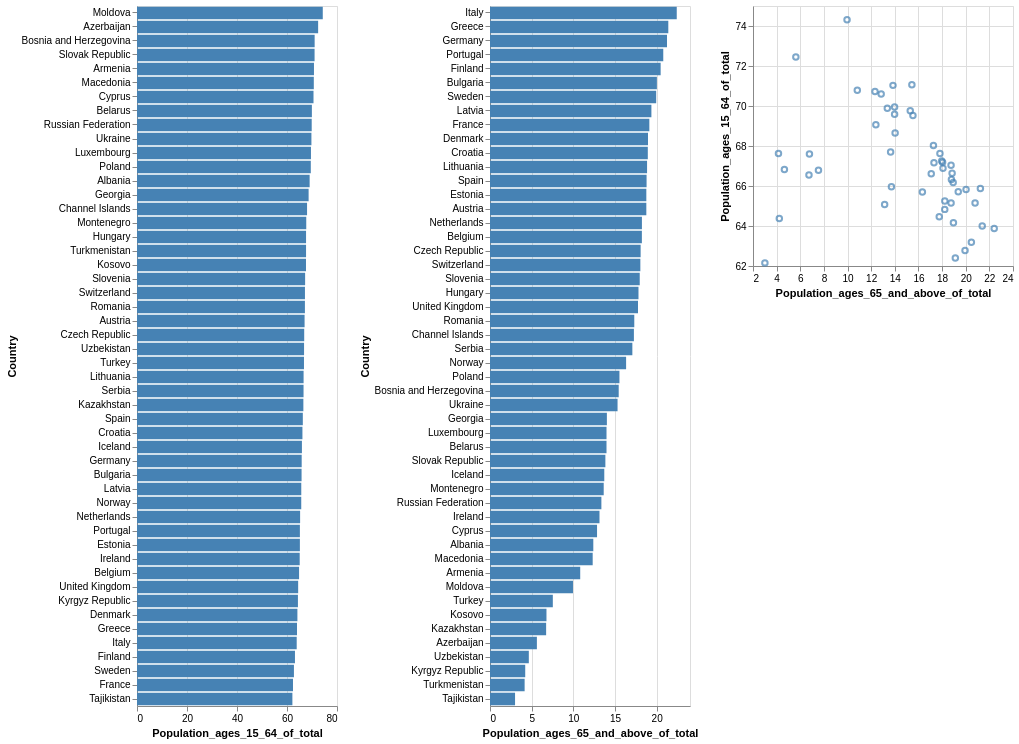

Describe this chart as a Vega-Lite specification.
### Vega specification from a JSON file in a GitHub repository (floating-point values rounded to 4 significant figures)
{"$schema": "https://vega.github.io/schema/vega/v5.json", "autosize": "pad", "padding": 5, "data": [{"name": "brush_store"}, {"name": "source_0", "values": [{"Code": "ALB", "Country": "Albania", "Population_ages_15_64_of_total": 69.06, "Population_ages_65_and_above_of_total": 12.4}, {"Code": "ARM", "Country": "Armenia", "Population_ages_15_64_of_total": 70.79, "Population_ages_65_and_above_of_total": 10.83}, {"Code": "AUT", "Country": "Austria", "Population_ages_15_64_of_total": 67.03, "Population_ages_65_and_above_of_total": 18.76}, {"Code": "AZE", "Country": "Azerbaijan", "Population_ages_15_64_of_total": 72.46, "Population_ages_65_and_above_of_total": 5.626}, {"Code": "BLR", "Country": "Belarus", "Population_ages_15_64_of_total": 69.95, "Population_ages_65_and_above_of_total": 13.98}, {"Code": "BEL", "Country": "Belgium", "Population_ages_15_64_of_total": 64.83, "Population_ages_65_and_above_of_total": 18.22}, {"Code": "BIH", "Country": "Bosnia and Herzegovina", "Population_ages_15_64_of_total": 71.06, "Population_ages_65_and_above_of_total": 15.44}, {"Code": "BGR", "Country": "Bulgaria", "Population_ages_15_64_of_total": 65.83, "Population_ages_65_and_above_of_total": 20.03}, {"Code": "CHI", "Country": "Channel Islands", "Population_ages_15_64_of_total": 68.02, "Population_ages_65_and_above_of_total": 17.27}, {"Code": "HRV", "Country": "Croatia", "Population_ages_15_64_of_total": 66.17, "Population_ages_65_and_above_of_total": 18.94}, {"Code": "CYP", "Country": "Cyprus", "Population_ages_15_64_of_total": 70.6, "Population_ages_65_and_above_of_total": 12.85}, {"Code": "CZE", "Country": "Czech Republic", "Population_ages_15_64_of_total": 66.88, "Population_ages_65_and_above_of_total": 18.08}, {"Code": "DNK", "Country": "Denmark", "Population_ages_15_64_of_total": 64.16, "Population_ages_65_and_above_of_total": 18.96}, {"Code": "EST", "Country": "Estonia", "Population_ages_15_64_of_total": 65.15, "Population_ages_65_and_above_of_total": 18.76}, {"Code": "FIN", "Country": "Finland", "Population_ages_15_64_of_total": 63.18, "Population_ages_65_and_above_of_total": 20.48}, {"Code": "FRA", "Country": "France", "Population_ages_15_64_of_total": 62.4, "Population_ages_65_and_above_of_total": 19.12}, {"Code": "GEO", "Country": "Georgia", "Population_ages_15_64_of_total": 68.65, "Population_ages_65_and_above_of_total": 14.03}, {"Code": "DEU", "Country": "Germany", "Population_ages_15_64_of_total": 65.87, "Population_ages_65_and_above_of_total": 21.24}, {"Code": "GRC", "Country": "Greece", "Population_ages_15_64_of_total": 64.0, "Population_ages_65_and_above_of_total": 21.4}, {"Code": "HUN", "Country": "Hungary", "Population_ages_15_64_of_total": 67.62, "Population_ages_65_and_above_of_total": 17.82}, {"Code": "ISL", "Country": "Iceland", "Population_ages_15_64_of_total": 65.97, "Population_ages_65_and_above_of_total": 13.71}, {"Code": "IRL", "Country": "Ireland", "Population_ages_15_64_of_total": 65.08, "Population_ages_65_and_above_of_total": 13.14}, {"Code": "ITA", "Country": "Italy", "Population_ages_15_64_of_total": 63.88, "Population_ages_65_and_above_of_total": 22.41}, {"Code": "KAZ", "Country": "Kazakhstan", "Population_ages_15_64_of_total": 66.55, "Population_ages_65_and_above_of_total": 6.736}, {"Code": "XKX", "Country": "Kosovo", "Population_ages_15_64_of_total": 67.6, "Population_ages_65_and_above_of_total": 6.776}, {"Code": "KGZ", "Country": "Kyrgyz Republic", "Population_ages_15_64_of_total": 64.37, "Population_ages_65_and_above_of_total": 4.227}, {"Code": "LVA", "Country": "Latvia", "Population_ages_15_64_of_total": 65.71, "Population_ages_65_and_above_of_total": 19.37}, {"Code": "LTU", "Country": "Lithuania", "Population_ages_15_64_of_total": 66.64, "Population_ages_65_and_above_of_total": 18.85}, {"Code": "LUX", "Country": "Luxembourg", "Population_ages_15_64_of_total": 69.58, "Population_ages_65_and_above_of_total": 13.98}, {"Code": "MDA", "Country": "Moldova", "Population_ages_15_64_of_total": 74.31, "Population_ages_65_and_above_of_total": 9.958}, {"Code": "MNE", "Country": "Montenegro", "Population_ages_15_64_of_total": 67.7, "Population_ages_65_and_above_of_total": 13.65}, {"Code": "NLD", "Country": "Netherlands", "Population_ages_15_64_of_total": 65.25, "Population_ages_65_and_above_of_total": 18.23}, {"Code": "NOR", "Country": "Norway", "Population_ages_15_64_of_total": 65.7, "Population_ages_65_and_above_of_total": 16.33}, {"Code": "POL", "Country": "Poland", "Population_ages_15_64_of_total": 69.52, "Population_ages_65_and_above_of_total": 15.53}, {"Code": "PRT", "Country": "Portugal", "Population_ages_15_64_of_total": 65.16, "Population_ages_65_and_above_of_total": 20.79}, {"Code": "ROU", "Country": "Romania", "Population_ages_15_64_of_total": 67.17, "Population_ages_65_and_above_of_total": 17.31}, {"Code": "RUS", "Country": "Russian Federation", "Population_ages_15_64_of_total": 69.88, "Population_ages_65_and_above_of_total": 13.37}, {"Code": "SRB", "Country": "Serbia", "Population_ages_15_64_of_total": 66.62, "Population_ages_65_and_above_of_total": 17.08}, {"Code": "SVK", "Country": "Slovak Republic", "Population_ages_15_64_of_total": 71.03, "Population_ages_65_and_above_of_total": 13.85}, {"Code": "SVN", "Country": "Slovenia", "Population_ages_15_64_of_total": 67.25, "Population_ages_65_and_above_of_total": 17.97}, {"Code": "ESP", "Country": "Spain", "Population_ages_15_64_of_total": 66.33, "Population_ages_65_and_above_of_total": 18.79}, {"Code": "SWE", "Country": "Sweden", "Population_ages_15_64_of_total": 62.77, "Population_ages_65_and_above_of_total": 19.94}, {"Code": "CHE", "Country": "Switzerland", "Population_ages_15_64_of_total": 67.18, "Population_ages_65_and_above_of_total": 18.04}, {"Code": "TJK", "Country": "Tajikistan", "Population_ages_15_64_of_total": 62.16, "Population_ages_65_and_above_of_total": 3.006}, {"Code": "TUR", "Country": "Turkey", "Population_ages_15_64_of_total": 66.79, "Population_ages_65_and_above_of_total": 7.539}, {"Code": "TKM", "Country": "Turkmenistan", "Population_ages_15_64_of_total": 67.62, "Population_ages_65_and_above_of_total": 4.155}, {"Code": "UKR", "Country": "Ukraine", "Population_ages_15_64_of_total": 69.77, "Population_ages_65_and_above_of_total": 15.31}, {"Code": "GBR", "Country": "United Kingdom", "Population_ages_15_64_of_total": 64.47, "Population_ages_65_and_above_of_total": 17.76}, {"Code": "UZB", "Country": "Uzbekistan", "Population_ages_15_64_of_total": 66.82, "Population_ages_65_and_above_of_total": 4.658}, {"Code": "MKD", "Country": "Macedonia", "Population_ages_15_64_of_total": 70.72, "Population_ages_65_and_above_of_total": 12.32}]}, {"name": "data_1", "source": "source_0", "transform": [{"type": "filter", "expr": "datum[\"Population_ages_15_64_of_total\"] !== null && isFinite(datum[\"Population_ages_15_64_of_total\"])"}]}, {"name": "data_2", "source": "source_0", "transform": [{"type": "filter", "expr": "datum[\"Population_ages_65_and_above_of_total\"] !== null && isFinite(datum[\"Population_ages_65_and_above_of_total\"])"}]}, {"name": "data_3", "source": "source_0", "transform": [{"type": "filter", "expr": "datum[\"Population_ages_15_64_of_total\"] !== null && isFinite(datum[\"Population_ages_15_64_of_total\"]) && datum[\"Population_ages_65_and_above_of_total\"] !== null && isFinite(datum[\"Population_ages_65_and_above_of_total\"])"}]}], "signals": [{"name": "concat_0_width", "value": 200}, {"name": "concat_0_height", "value": 700}, {"name": "concat_1_width", "value": 200}, {"name": "concat_1_height", "value": 700}, {"name": "concat_2_width", "value": 260}, {"name": "concat_2_height", "value": 260}, {"name": "unit", "value": {}, "on": [{"events": "mousemove", "update": "isTuple(group()) ? group() : unit"}]}, {"name": "brush", "update": "vlSelectionResolve(\"brush_store\")"}], "layout": {"padding": 20, "bounds": "full", "align": "each"}, "marks": [{"type": "group", "name": "concat_0_group", "style": "cell", "encode": {"update": {"width": {"signal": "concat_0_width"}, "height": {"signal": "concat_0_height"}}}, "signals": [{"name": "brush_y", "value": [], "on": [{"events": {"source": "scope", "type": "mousedown", "filter": ["!event.item || event.item.mark.name !== \"brush_brush\""]}, "update": "[y(unit), y(unit)]"}, {"events": {"source": "window", "type": "mousemove", "consume": true, "between": [{"source": "scope", "type": "mousedown", "filter": ["!event.item || event.item.mark.name !== \"brush_brush\""]}, {"source": "window", "type": "mouseup"}]}, "update": "[brush_y[0], clamp(y(unit), 0, concat_0_height)]"}, {"events": {"signal": "brush_scale_trigger"}, "update": "[0, 0]"}, {"events": {"signal": "brush_translate_delta"}, "update": "clampRange(panLinear(brush_translate_anchor.extent_y, brush_translate_delta.y / span(brush_translate_anchor.extent_y)), 0, concat_0_height)"}, {"events": {"signal": "brush_zoom_delta"}, "update": "clampRange(zoomLinear(brush_y, brush_zoom_anchor.y, brush_zoom_delta), 0, concat_0_height)"}, {"events": [{"source": "scope", "type": "dblclick"}], "update": "[0, 0]"}]}, {"name": "brush_Country", "on": [{"events": {"signal": "brush_y"}, "update": "brush_y[0] === brush_y[1] ? null : invert(\"concat_0_y\", brush_y)"}]}, {"name": "brush_scale_trigger", "value": {}, "on": [{"events": [{"scale": "concat_0_y"}], "update": "(!isArray(brush_Country) || (invert(\"concat_0_y\", brush_y)[0] === brush_Country[0] && invert(\"concat_0_y\", brush_y)[1] === brush_Country[1])) ? brush_scale_trigger : {}"}]}, {"name": "brush_tuple", "on": [{"events": [{"signal": "brush_Country"}], "update": "brush_Country ? {unit: \"concat_0\", fields: brush_tuple_fields, values: [brush_Country]} : null"}]}, {"name": "brush_tuple_fields", "value": [{"field": "Country", "channel": "y", "type": "E"}]}, {"name": "brush_translate_anchor", "value": {}, "on": [{"events": [{"source": "scope", "type": "mousedown", "markname": "brush_brush"}], "update": "{x: x(unit), y: y(unit), extent_y: slice(brush_y)}"}]}, {"name": "brush_translate_delta", "value": {}, "on": [{"events": [{"source": "window", "type": "mousemove", "consume": true, "between": [{"source": "scope", "type": "mousedown", "markname": "brush_brush"}, {"source": "window", "type": "mouseup"}]}], "update": "{x: brush_translate_anchor.x - x(unit), y: brush_translate_anchor.y - y(unit)}"}]}, {"name": "brush_zoom_anchor", "on": [{"events": [{"source": "scope", "type": "wheel", "consume": true, "markname": "brush_brush"}], "update": "{x: x(unit), y: y(unit)}"}]}, {"name": "brush_zoom_delta", "on": [{"events": [{"source": "scope", "type": "wheel", "consume": true, "markname": "brush_brush"}], "force": true, "update": "pow(1.001, event.deltaY * pow(16, event.deltaMode))"}]}, {"name": "brush_modify", "update": "modify(\"brush_store\", brush_tuple, true)"}], "marks": [{"name": "brush_brush_bg", "type": "rect", "clip": true, "encode": {"enter": {"fill": {"value": "#333"}, "fillOpacity": {"value": 0.125}}, "update": {"x": [{"test": "data(\"brush_store\").length && data(\"brush_store\")[0].unit === \"concat_0\"", "value": 0}, {"value": 0}], "y": [{"test": "data(\"brush_store\").length && data(\"brush_store\")[0].unit === \"concat_0\"", "signal": "brush_y[0]"}, {"value": 0}], "x2": [{"test": "data(\"brush_store\").length && data(\"brush_store\")[0].unit === \"concat_0\"", "field": {"group": "width"}}, {"value": 0}], "y2": [{"test": "data(\"brush_store\").length && data(\"brush_store\")[0].unit === \"concat_0\"", "signal": "brush_y[1]"}, {"value": 0}]}}}, {"name": "concat_0_marks", "type": "rect", "style": ["bar"], "from": {"data": "data_1"}, "encode": {"update": {"fill": [{"test": "!(length(data(\"brush_store\"))) || (!(vlSelectionTest(\"brush_store\", datum)))", "value": "steelblue"}, {"value": "goldenrod"}], "x": {"scale": "concat_0_x", "field": "Population_ages_15_64_of_total"}, "x2": {"scale": "concat_0_x", "value": 0}, "y": {"scale": "concat_0_y", "field": "Country"}, "height": {"scale": "concat_0_y", "band": true}}}}, {"name": "brush_brush", "type": "rect", "clip": true, "encode": {"enter": {"fill": {"value": "transparent"}}, "update": {"x": [{"test": "data(\"brush_store\").length && data(\"brush_store\")[0].unit === \"concat_0\"", "value": 0}, {"value": 0}], "y": [{"test": "data(\"brush_store\").length && data(\"brush_store\")[0].unit === \"concat_0\"", "signal": "brush_y[0]"}, {"value": 0}], "x2": [{"test": "data(\"brush_store\").length && data(\"brush_store\")[0].unit === \"concat_0\"", "field": {"group": "width"}}, {"value": 0}], "y2": [{"test": "data(\"brush_store\").length && data(\"brush_store\")[0].unit === \"concat_0\"", "signal": "brush_y[1]"}, {"value": 0}], "stroke": [{"test": "brush_y[0] !== brush_y[1]", "value": "white"}, {"value": null}]}}}], "axes": [{"scale": "concat_0_x", "orient": "bottom", "gridScale": "concat_0_y", "grid": true, "tickCount": {"signal": "ceil(concat_0_width/40)"}, "domain": false, "labels": false, "maxExtent": 0, "minExtent": 0, "ticks": false, "zindex": 0}, {"scale": "concat_0_x", "orient": "bottom", "grid": false, "title": "Population_ages_15_64_of_total", "labelFlush": true, "labelOverlap": true, "tickCount": {"signal": "ceil(concat_0_width/40)"}, "zindex": 0}, {"scale": "concat_0_y", "orient": "left", "grid": false, "title": "Country", "labelOverlap": true, "zindex": 0}]}, {"type": "group", "name": "concat_1_group", "style": "cell", "encode": {"update": {"width": {"signal": "concat_1_width"}, "height": {"signal": "concat_1_height"}}}, "signals": [{"name": "brush_y", "value": [], "on": [{"events": {"source": "scope", "type": "mousedown", "filter": ["!event.item || event.item.mark.name !== \"brush_brush\""]}, "update": "[y(unit), y(unit)]"}, {"events": {"source": "window", "type": "mousemove", "consume": true, "between": [{"source": "scope", "type": "mousedown", "filter": ["!event.item || event.item.mark.name !== \"brush_brush\""]}, {"source": "window", "type": "mouseup"}]}, "update": "[brush_y[0], clamp(y(unit), 0, concat_1_height)]"}, {"events": {"signal": "brush_scale_trigger"}, "update": "[0, 0]"}, {"events": {"signal": "brush_translate_delta"}, "update": "clampRange(panLinear(brush_translate_anchor.extent_y, brush_translate_delta.y / span(brush_translate_anchor.extent_y)), 0, concat_1_height)"}, {"events": {"signal": "brush_zoom_delta"}, "update": "clampRange(zoomLinear(brush_y, brush_zoom_anchor.y, brush_zoom_delta), 0, concat_1_height)"}, {"events": [{"source": "scope", "type": "dblclick"}], "update": "[0, 0]"}]}, {"name": "brush_Country", "on": [{"events": {"signal": "brush_y"}, "update": "brush_y[0] === brush_y[1] ? null : invert(\"concat_1_y\", brush_y)"}]}, {"name": "brush_scale_trigger", "value": {}, "on": [{"events": [{"scale": "concat_1_y"}], "update": "(!isArray(brush_Country) || (invert(\"concat_1_y\", brush_y)[0] === brush_Country[0] && invert(\"concat_1_y\", brush_y)[1] === brush_Country[1])) ? brush_scale_trigger : {}"}]}, {"name": "brush_tuple", "on": [{"events": [{"signal": "brush_Country"}], "update": "brush_Country ? {unit: \"concat_1\", fields: brush_tuple_fields, values: [brush_Country]} : null"}]}, {"name": "brush_tuple_fields", "value": [{"field": "Country", "channel": "y", "type": "E"}]}, {"name": "brush_translate_anchor", "value": {}, "on": [{"events": [{"source": "scope", "type": "mousedown", "markname": "brush_brush"}], "update": "{x: x(unit), y: y(unit), extent_y: slice(brush_y)}"}]}, {"name": "brush_translate_delta", "value": {}, "on": [{"events": [{"source": "window", "type": "mousemove", "consume": true, "between": [{"source": "scope", "type": "mousedown", "markname": "brush_brush"}, {"source": "window", "type": "mouseup"}]}], "update": "{x: brush_translate_anchor.x - x(unit), y: brush_translate_anchor.y - y(unit)}"}]}, {"name": "brush_zoom_anchor", "on": [{"events": [{"source": "scope", "type": "wheel", "consume": true, "markname": "brush_brush"}], "update": "{x: x(unit), y: y(unit)}"}]}, {"name": "brush_zoom_delta", "on": [{"events": [{"source": "scope", "type": "wheel", "consume": true, "markname": "brush_brush"}], "force": true, "update": "pow(1.001, event.deltaY * pow(16, event.deltaMode))"}]}, {"name": "brush_modify", "update": "modify(\"brush_store\", brush_tuple, true)"}], "marks": [{"name": "brush_brush_bg", "type": "rect", "clip": true, "encode": {"enter": {"fill": {"value": "#333"}, "fillOpacity": {"value": 0.125}}, "update": {"x": [{"test": "data(\"brush_store\").length && data(\"brush_store\")[0].unit === \"concat_1\"", "value": 0}, {"value": 0}], "y": [{"test": "data(\"brush_store\").length && data(\"brush_store\")[0].unit === \"concat_1\"", "signal": "brush_y[0]"}, {"value": 0}], "x2": [{"test": "data(\"brush_store\").length && data(\"brush_store\")[0].unit === \"concat_1\"", "field": {"group": "width"}}, {"value": 0}], "y2": [{"test": "data(\"brush_store\").length && data(\"brush_store\")[0].unit === \"concat_1\"", "signal": "brush_y[1]"}, {"value": 0}]}}}, {"name": "concat_1_marks", "type": "rect", "style": ["bar"], "from": {"data": "data_2"}, "encode": {"update": {"fill": [{"test": "!(length(data(\"brush_store\"))) || (!(vlSelectionTest(\"brush_store\", datum)))", "value": "steelblue"}, {"value": "goldenrod"}], "x": {"scale": "concat_1_x", "field": "Population_ages_65_and_above_of_total"}, "x2": {"scale": "concat_1_x", "value": 0}, "y": {"scale": "concat_1_y", "field": "Country"}, "height": {"scale": "concat_1_y", "band": true}}}}, {"name": "brush_brush", "type": "rect", "clip": true, "encode": {"enter": {"fill": {"value": "transparent"}}, "update": {"x": [{"test": "data(\"brush_store\").length && data(\"brush_store\")[0].unit === \"concat_1\"", "value": 0}, {"value": 0}], "y": [{"test": "data(\"brush_store\").length && data(\"brush_store\")[0].unit === \"concat_1\"", "signal": "brush_y[0]"}, {"value": 0}], "x2": [{"test": "data(\"brush_store\").length && data(\"brush_store\")[0].unit === \"concat_1\"", "field": {"group": "width"}}, {"value": 0}], "y2": [{"test": "data(\"brush_store\").length && data(\"brush_store\")[0].unit === \"concat_1\"", "signal": "brush_y[1]"}, {"value": 0}], "stroke": [{"test": "brush_y[0] !== brush_y[1]", "value": "white"}, {"value": null}]}}}], "axes": [{"scale": "concat_1_x", "orient": "bottom", "gridScale": "concat_1_y", "grid": true, "tickCount": {"signal": "ceil(concat_1_width/40)"}, "domain": false, "labels": false, "maxExtent": 0, "minExtent": 0, "ticks": false, "zindex": 0}, {"scale": "concat_1_x", "orient": "bottom", "grid": false, "title": "Population_ages_65_and_above_of_total", "labelFlush": true, "labelOverlap": true, "tickCount": {"signal": "ceil(concat_1_width/40)"}, "zindex": 0}, {"scale": "concat_1_y", "orient": "left", "grid": false, "title": "Country", "labelOverlap": true, "zindex": 0}]}, {"type": "group", "name": "concat_2_group", "style": "cell", "encode": {"update": {"width": {"signal": "concat_2_width"}, "height": {"signal": "concat_2_height"}}}, "signals": [{"name": "brush_x", "value": [], "on": [{"events": {"source": "scope", "type": "mousedown", "filter": ["!event.item || event.item.mark.name !== \"brush_brush\""]}, "update": "[x(unit), x(unit)]"}, {"events": {"source": "window", "type": "mousemove", "consume": true, "between": [{"source": "scope", "type": "mousedown", "filter": ["!event.item || event.item.mark.name !== \"brush_brush\""]}, {"source": "window", "type": "mouseup"}]}, "update": "[brush_x[0], clamp(x(unit), 0, concat_2_width)]"}, {"events": {"signal": "brush_scale_trigger"}, "update": "[scale(\"concat_2_x\", brush_Population_ages_65_and_above_of_total[0]), scale(\"concat_2_x\", brush_Population_ages_65_and_above_of_total[1])]"}, {"events": {"signal": "brush_translate_delta"}, "update": "clampRange(panLinear(brush_translate_anchor.extent_x, brush_translate_delta.x / span(brush_translate_anchor.extent_x)), 0, concat_2_width)"}, {"events": {"signal": "brush_zoom_delta"}, "update": "clampRange(zoomLinear(brush_x, brush_zoom_anchor.x, brush_zoom_delta), 0, concat_2_width)"}, {"events": [{"source": "scope", "type": "dblclick"}], "update": "[0, 0]"}]}, {"name": "brush_Population_ages_65_and_above_of_total", "on": [{"events": {"signal": "brush_x"}, "update": "brush_x[0] === brush_x[1] ? null : invert(\"concat_2_x\", brush_x)"}]}, {"name": "brush_y", "value": [], "on": [{"events": {"source": "scope", "type": "mousedown", "filter": ["!event.item || event.item.mark.name !== \"brush_brush\""]}, "update": "[y(unit), y(unit)]"}, {"events": {"source": "window", "type": "mousemove", "consume": true, "between": [{"source": "scope", "type": "mousedown", "filter": ["!event.item || event.item.mark.name !== \"brush_brush\""]}, {"source": "window", "type": "mouseup"}]}, "update": "[brush_y[0], clamp(y(unit), 0, concat_2_height)]"}, {"events": {"signal": "brush_scale_trigger"}, "update": "[scale(\"concat_2_y\", brush_Population_ages_15_64_of_total[0]), scale(\"concat_2_y\", brush_Population_ages_15_64_of_total[1])]"}, {"events": {"signal": "brush_translate_delta"}, "update": "clampRange(panLinear(brush_translate_anchor.extent_y, brush_translate_delta.y / span(brush_translate_anchor.extent_y)), 0, concat_2_height)"}, {"events": {"signal": "brush_zoom_delta"}, "update": "clampRange(zoomLinear(brush_y, brush_zoom_anchor.y, brush_zoom_delta), 0, concat_2_height)"}, {"events": [{"source": "scope", "type": "dblclick"}], "update": "[0, 0]"}]}, {"name": "brush_Population_ages_15_64_of_total", "on": [{"events": {"signal": "brush_y"}, "update": "brush_y[0] === brush_y[1] ? null : invert(\"concat_2_y\", brush_y)"}]}, {"name": "brush_scale_trigger", "value": {}, "on": [{"events": [{"scale": "concat_2_x"}, {"scale": "concat_2_y"}], "update": "(!isArray(brush_Population_ages_65_and_above_of_total) || (+invert(\"concat_2_x\", brush_x)[0] === +brush_Population_ages_65_and_above_of_total[0] && +invert(\"concat_2_x\", brush_x)[1] === +brush_Population_ages_65_and_above_of_total[1])) && (!isArray(brush_Population_ages_15_64_of_total) || (+invert(\"concat_2_y\", brush_y)[0] === +brush_Population_ages_15_64_of_total[0] && +invert(\"concat_2_y\", brush_y)[1] === +brush_Population_ages_15_64_of_total[1])) ? brush_scale_trigger : {}"}]}, {"name": "brush_tuple", "on": [{"events": [{"signal": "brush_Population_ages_65_and_above_of_total || brush_Population_ages_15_64_of_total"}], "update": "brush_Population_ages_65_and_above_of_total && brush_Population_ages_15_64_of_total ? {unit: \"concat_2\", fields: brush_tuple_fields, values: [brush_Population_ages_65_and_above_of_total,brush_Population_ages_15_64_of_total]} : null"}]}, {"name": "brush_tuple_fields", "value": [{"field": "Population_ages_65_and_above_of_total", "channel": "x", "type": "R"}, {"field": "Population_ages_15_64_of_total", "channel": "y", "type": "R"}]}, {"name": "brush_translate_anchor", "value": {}, "on": [{"events": [{"source": "scope", "type": "mousedown", "markname": "brush_brush"}], "update": "{x: x(unit), y: y(unit), extent_x: slice(brush_x), extent_y: slice(brush_y)}"}]}, {"name": "brush_translate_delta", "value": {}, "on": [{"events": [{"source": "window", "type": "mousemove", "consume": true, "between": [{"source": "scope", "type": "mousedown", "markname": "brush_brush"}, {"source": "window", "type": "mouseup"}]}], "update": "{x: brush_translate_anchor.x - x(unit), y: brush_translate_anchor.y - y(unit)}"}]}, {"name": "brush_zoom_anchor", "on": [{"events": [{"source": "scope", "type": "wheel", "consume": true, "markname": "brush_brush"}], "update": "{x: x(unit), y: y(unit)}"}]}, {"name": "brush_zoom_delta", "on": [{"events": [{"source": "scope", "type": "wheel", "consume": true, "markname": "brush_brush"}], "force": true, "update": "pow(1.001, event.deltaY * pow(16, event.deltaMode))"}]}, {"name": "brush_modify", "update": "modify(\"brush_store\", brush_tuple, true)"}], "marks": [{"name": "brush_brush_bg", "type": "rect", "clip": true, "encode": {"enter": {"fill": {"value": "#333"}, "fillOpacity": {"value": 0.125}}, "update": {"x": [{"test": "data(\"brush_store\").length && data(\"brush_store\")[0].unit === \"concat_2\"", "signal": "brush_x[0]"}, {"value": 0}], "y": [{"test": "data(\"brush_store\").length && data(\"brush_store\")[0].unit === \"concat_2\"", "signal": "brush_y[0]"}, {"value": 0}], "x2": [{"test": "data(\"brush_store\").length && data(\"brush_store\")[0].unit === \"concat_2\"", "signal": "brush_x[1]"}, {"value": 0}], "y2": [{"test": "data(\"brush_store\").length && data(\"brush_store\")[0].unit === \"concat_2\"", "signal": "brush_y[1]"}, {"value": 0}]}}}, {"name": "concat_2_marks", "type": "symbol", "style": ["point"], "from": {"data": "data_3"}, "encode": {"update": {"opacity": {"value": 0.7}, "fill": {"value": "transparent"}, "stroke": [{"test": "!(length(data(\"brush_store\"))) || (!(vlSelectionTest(\"brush_store\", datum)))", "value": "steelblue"}, {"value": "goldenrod"}], "x": [{"test": "datum[\"Population_ages_65_and_above_of_total\"] === null || !isFinite(datum[\"Population_ages_65_and_above_of_total\"])", "value": 0}, {"scale": "concat_2_x", "field": "Population_ages_65_and_above_of_total"}], "y": [{"test": "datum[\"Population_ages_15_64_of_total\"] === null || !isFinite(datum[\"Population_ages_15_64_of_total\"])", "field": {"group": "height"}}, {"scale": "concat_2_y", "field": "Population_ages_15_64_of_total"}]}}}, {"name": "brush_brush", "type": "rect", "clip": true, "encode": {"enter": {"fill": {"value": "transparent"}}, "update": {"x": [{"test": "data(\"brush_store\").length && data(\"brush_store\")[0].unit === \"concat_2\"", "signal": "brush_x[0]"}, {"value": 0}], "y": [{"test": "data(\"brush_store\").length && data(\"brush_store\")[0].unit === \"concat_2\"", "signal": "brush_y[0]"}, {"value": 0}], "x2": [{"test": "data(\"brush_store\").length && data(\"brush_store\")[0].unit === \"concat_2\"", "signal": "brush_x[1]"}, {"value": 0}], "y2": [{"test": "data(\"brush_store\").length && data(\"brush_store\")[0].unit === \"concat_2\"", "signal": "brush_y[1]"}, {"value": 0}], "stroke": [{"test": "brush_x[0] !== brush_x[1] && brush_y[0] !== brush_y[1]", "value": "white"}, {"value": null}]}}}], "axes": [{"scale": "concat_2_x", "orient": "bottom", "gridScale": "concat_2_y", "grid": true, "tickCount": {"signal": "ceil(concat_2_width/40)"}, "domain": false, "labels": false, "maxExtent": 0, "minExtent": 0, "ticks": false, "zindex": 0}, {"scale": "concat_2_y", "orient": "left", "gridScale": "concat_2_x", "grid": true, "tickCount": {"signal": "ceil(concat_2_height/40)"}, "domain": false, "labels": false, "maxExtent": 0, "minExtent": 0, "ticks": false, "zindex": 0}, {"scale": "concat_2_x", "orient": "bottom", "grid": false, "title": "Population_ages_65_and_above_of_total", "labelFlush": true, "labelOverlap": true, "tickCount": {"signal": "ceil(concat_2_width/40)"}, "zindex": 0}, {"scale": "concat_2_y", "orient": "left", "grid": false, "title": "Population_ages_15_64_of_total", "labelOverlap": true, "tickCount": {"signal": "ceil(concat_2_height/40)"}, "zindex": 0}]}], "scales": [{"name": "concat_0_x", "type": "linear", "domain": {"data": "data_1", "field": "Population_ages_15_64_of_total"}, "range": [0, {"signal": "concat_0_width"}], "nice": true, "zero": true}, {"name": "concat_0_y", "type": "band", "domain": {"data": "source_0", "field": "Country", "sort": {"op": "mean", "field": "Population_ages_15_64_of_total", "order": "descending"}}, "range": [0, {"signal": "concat_0_height"}], "paddingInner": 0.1, "paddingOuter": 0.05}, {"name": "concat_1_x", "type": "linear", "domain": {"data": "data_2", "field": "Population_ages_65_and_above_of_total"}, "range": [0, {"signal": "concat_1_width"}], "nice": true, "zero": true}, {"name": "concat_1_y", "type": "band", "domain": {"data": "source_0", "field": "Country", "sort": {"op": "mean", "field": "Population_ages_65_and_above_of_total", "order": "descending"}}, "range": [0, {"signal": "concat_1_height"}], "paddingInner": 0.1, "paddingOuter": 0.05}, {"name": "concat_2_x", "type": "linear", "domain": {"data": "data_3", "field": "Population_ages_65_and_above_of_total"}, "range": [0, {"signal": "concat_2_width"}], "zero": false, "nice": true}, {"name": "concat_2_y", "type": "linear", "domain": {"data": "data_3", "field": "Population_ages_15_64_of_total"}, "range": [{"signal": "concat_2_height"}, 0], "zero": false, "nice": true}]}
